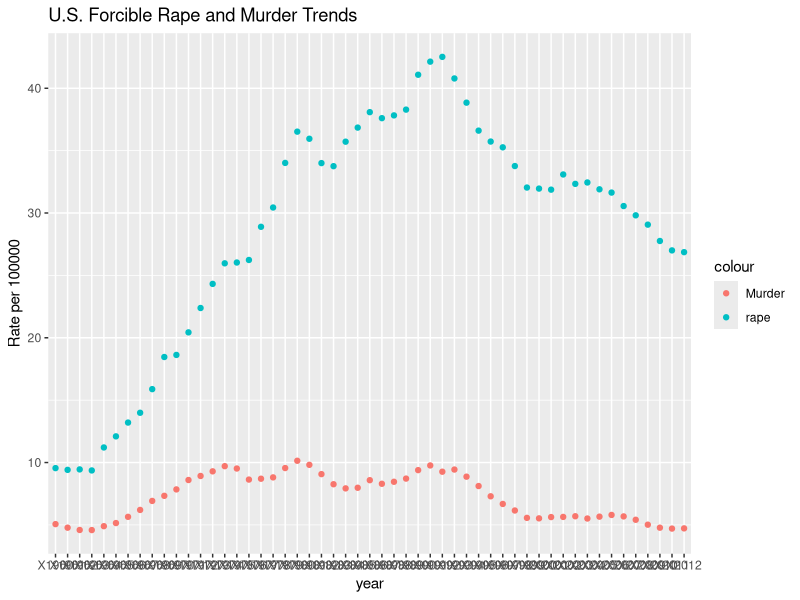
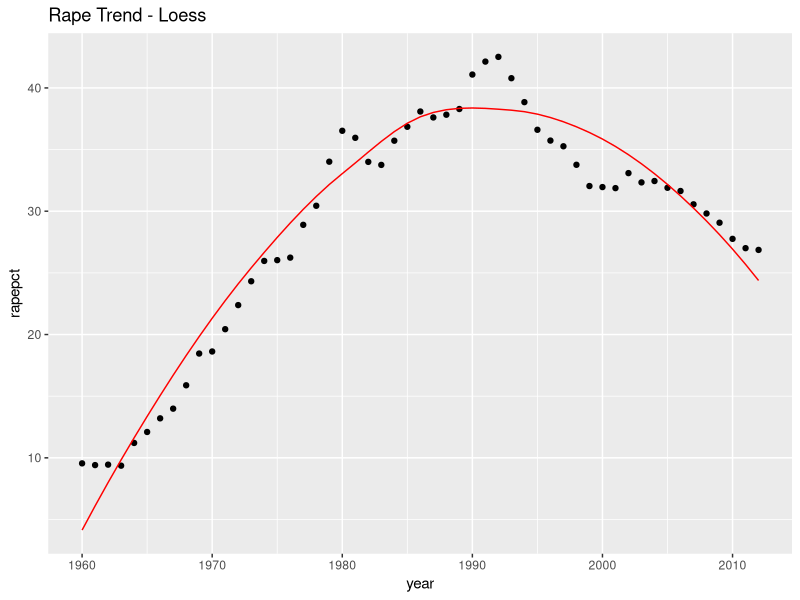
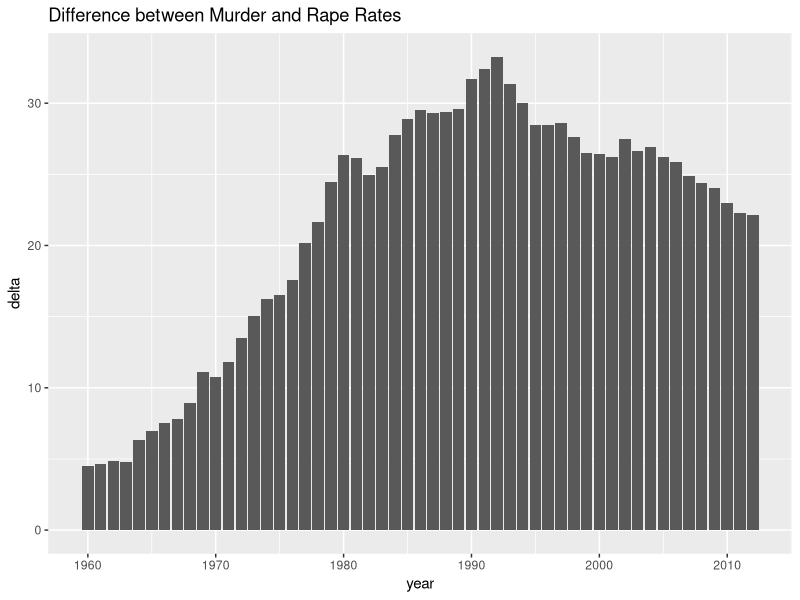
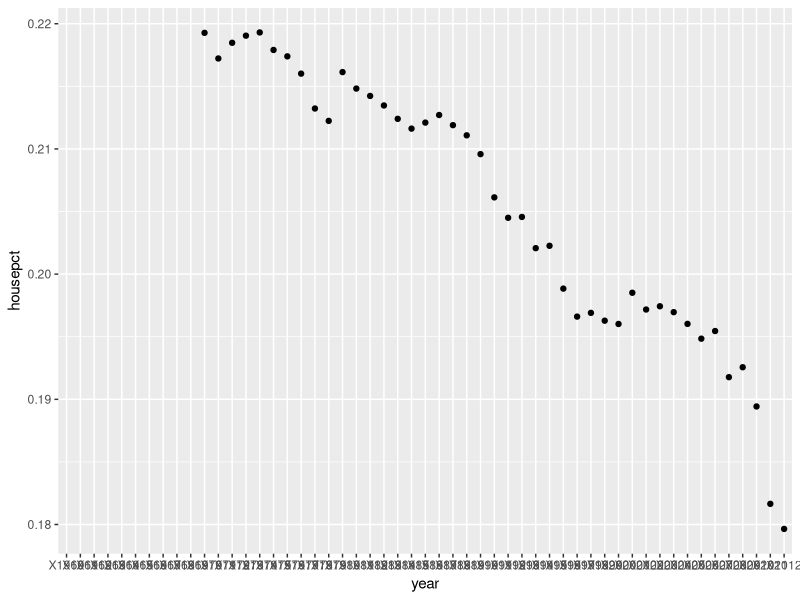
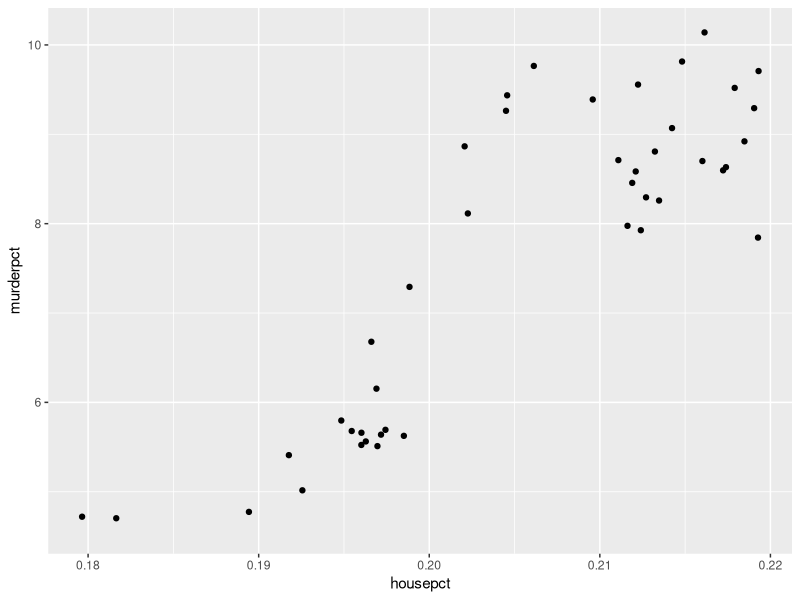

Source code (R) for these figures, in order: (Note: this script raises an error after producing the figures.)
## ---- chunk 1
library(dplyr)
library(tidyr)
library(ggplot2)
library(readr)
library(broom)
library(knitr)


## ---- chunk 2
# Starting with a base table US national population data by year from 1900
uspop <- read.csv("us_national.csv")
uspop$year <- as.character(uspop$year)

# Add household data and select out key types that might we worth looking at
# years 1960 to 2014
UShousehold <- read.csv("Sources/12s0059-households.csv")
UShousehold$Type.of.unit <- as.character(UShousehold$Type.of.unit)
UShousehold$Type.of.unit[3:9] <- c("Household_white","Household_black","Household_hispanic","fam_household","couple_household","male_household","fem_household")
UShousehold_s <- UShousehold %>% slice(1:9) %>% select(-X1960) # eliminate gap
cols <- UShousehold_s$Type.of.unit
UShousehold_s <- as.data.frame(t(UShousehold_s[,-1]))
colnames(UShousehold_s) <- cols
UShousehold_s <- add_rownames(UShousehold_s, "year")
# UShousehold$year <- as.factor(UShousehold$year)
usnat <- uspop %>% left_join(UShousehold_s, by = 'year')

# Add income data for age, sex, and major ethnic groups in 2009 dollars
# years 1947 to 2009
USincome <- read.csv("Sources/12s0701-median-income-2009-dollars.csv")
USincome$X <- as.character(USincome$X)
cols <- USincome$X
USincome_s <- as.data.frame(t(USincome[,-1]))
colnames(USincome_s) <- cols
USincome_s <- add_rownames(USincome_s, "year")
usnat <- usnat %>% left_join(USincome_s, by = 'year')

# Educational attainment 1960 to 2010 for age, sex, major ethnicity
USedu <- read.csv("Sources/12s0230-education.csv")
USedu$year <- as.character(USedu$year)
usnat <- usnat %>% left_join(USedu, by = 'year')

# Ppulation subgroups by ethnicity and sex 2000 to 2010 
USbasic2010 <- read.csv("Sources/US-EST00INT-ALLDATA.csv")
USbasic2010 <- USbasic2010 %>% filter(AGE != '999' & MONTH != '4')
USbasic2010 <- USbasic2010[,-1]

USbasic2010sum <- USbasic2010 %>% group_by(YEAR) %>% summarise(tot_male = sum(TOT_MALE), tot_female = sum(TOT_FEMALE), white_male_pop = sum(WA_MALE),white_female_pop = sum(WA_FEMALE),black_male_pop = sum(BA_MALE),black_female_pop = sum(BA_FEMALE),hisp_male_pop = sum(H_MALE),hisp_female_pop = sum(H_FEMALE))


USbasic2010sum <- rename(USbasic2010sum, year = YEAR)
USbasic2010sum$year <- paste0("X",USbasic2010sum$year)
usnat <- usnat %>% left_join(USbasic2010sum, by = 'year')

# Adding homicide and rape data 1960 to 2012
UScrime <- read.csv("Sources/12s0306-tot_in_thousands_ofcrimetype1980-2009.csv")
UScrime$year <- paste0("X",UScrime$year)
UScrime[2:6] <- UScrime[2:6] * 100000
usnat2 <- usnat %>% left_join(UScrime, by = 'year')

## ---- chunk 3
# Making a sub table of just specific data of interest to make the data easier to manipulate and show
# households was in 1000s, crimes in total numbers
usnat_sub <- usnat2 %>% filter(year >= 'X1960' & year <= 'X2012') %>% mutate(murderpct = murder/residents*1000, rapepct = forcible_rape/residents*1000, housepct = (couple_household/residents)*1000) 


# Graph of murders and rape trend over the last few decade
usnat_sub  %>% ggplot(aes(year)) + geom_point(aes(y = murderpct, col = "Murder")) + geom_point(aes(y=rapepct, col="rape")) + labs(title="U.S. Forcible Rape and Murder Trends", y = "Rate per 100000")


# To take a close look at the rape trend
dat <- usnat_sub %>% select(year, rapepct,murderpct)
dat$year <- seq(1960,2012)

# fitting line to rape data using loess to see about the trend
mod <- loess(rapepct~year, degree=2, span = 1, data=dat)
loess_fit <- augment(mod)

dat %>% ggplot(aes(year)) + geom_point(aes(y=rapepct)) + geom_line(aes(x=year, y=.fitted), data=loess_fit, color="red") + labs(title="Rape Trend - Loess")

# Since we are looking for demographic factors that might suggest rape rather than murder, here is the gap between the two

dat <- dat %>% mutate(delta = rapepct - murderpct)
dat %>% ggplot(aes(year,delta)) + geom_bar(stat = "identity") + labs(title = "Difference between Murder and Rape Rates")

## ---- chunk 4

# Couples over time
usnat_sub  %>% ggplot(aes(year,housepct)) + geom_point()

# more murders with more couples?
usnat_sub %>% ggplot(aes(housepct,murderpct)) + geom_point()

# usnat_sub  %>% ggplot(aes(year,rapepct)) + geom_point() + geom_point(aes(y = housepct))

# probably doesn't mean anything
cor(usnat_sub$murderpct,usnat_sub$housepct)
cor.test(usnat_sub$murderpct,usnat_sub$housepct)


## ---- chunk 5
# Incomes all Males vs All Females
USincome_s  %>% ggplot(aes(year)) + geom_point(aes(y=inc_median_all_male, col="blue")) + geom_point(aes(y=inc_median_all_female, col="red")) 

# Incomes males in largest ethnic groups
USincome_s  %>% ggplot(aes(year)) + geom_point(aes(y=inc_median_white_male, col="white")) + geom_point(aes(y=inc_median_black_male, col="black")) + geom_point(aes(y=inc_median_asian_male, col="asian")) + geom_point(aes(y=inc_median_hispanic_male, col="hispanic"))


# Educational attainment in High School and College of all males vs females
USedu  %>% ggplot(aes(year)) + geom_point(aes(y=hs.all.male, col="All Males HS")) + geom_point(aes(y=hs.all.female, col="All Females HS")) + geom_point(aes(y=col.all.male, col="All Males College")) + geom_point(aes(y=col.all.female, col="All Females College")) + labs(title="High School and College - All Males vs All Females", y="Percent Completion")

# HS attainment males by ethnicity
USedu  %>% ggplot(aes(year)) + geom_point(aes(y=hs.white.male, col="White")) + geom_point(aes(y=hs.black.male, col="Black")) + geom_point(aes(y=hs.asian.male, col="Asian")) + geom_point(aes(y=hs.hisp.male, col="Hispanic")) + labs(title="High School - Males by Ethnicity", y="Percent Completion")

# HS attainment females by ethnicity
USedu  %>% ggplot(aes(year)) + geom_point(aes(y=hs.white.female, col="White")) + geom_point(aes(y=hs.black.female, col="Black")) + geom_point(aes(y=hs.asian.female, col="Asian")) + geom_point(aes(y=hs.hisp.female, col="Hispanic")) + labs(title="High School - Females by Ethnicity", y="Percent Completion")

# College attainment males by ethnicity
USedu  %>% ggplot(aes(year)) + geom_point(aes(y=col.white.male, col="White")) + geom_point(aes(y=col.black.male, col="Black")) + geom_point(aes(y=col.asian.male, col="Asian")) + geom_point(aes(y=col.hisp.male, col="Hispanic")) + labs(title="College - Males by Ethnicity", y="Percent Completion")

# College attainment females by ethnicity
USedu  %>% ggplot(aes(year)) + geom_point(aes(y=col.white.female, col="White")) + geom_point(aes(y=col.black.female, col="Black")) + geom_point(aes(y=col.asian.female, col="Asian")) + geom_point(aes(y=col.hisp.female, col="Hispanic")) + labs(title="College - Females by Ethnicity", y="Percent Completion")


## ---- chunk 6
usnat_sub1 <- usnat2 %>% filter(year <= 'X2010' & year >= 'X2000') %>% mutate(murderpct = murder/(residents/1000), rapepct = forcible_rape/(residents/1000), housepct = (couple_household/residents)*1000)

# here a logisic regression is fit for murder.
fit <- usnat_sub1 %>% glm(murderpct ~ couple_household + inc_median_all_male + inc_median_all_female + hs.all.male + hs.all.female + col.all.male + col.all.female, data = .)
summary(fit)

# here a logisic regression is fit for rape
fit <- usnat_sub1 %>% glm(rapepct ~ couple_household + inc_median_all_male + inc_median_all_female + hs.all.male + hs.all.female + col.all.male + col.all.female, data = .)
summary(fit)

## ---- chunk 7
# median age table constructed from census.pdf
year <- c("X2010","X2000","X1990","X1980","X1970","X1960")
under18 <- c(24.0,25.7,25.6,28.1,34.3,35.9)
under44 <- c(36.5,39.9,43.2,40.9,35.3,34.8)
over65 <- c(26.4,22.0,18.6,19.6,20.6,20.3)
hist_pop <- data.frame(year,under18,under44,over65)
hist_pop$year <- as.character(hist_pop$year)
kable(hist_pop)

## Plotting it against the rape curve
usnat_sub  %>% left_join(hist_pop, by = 'year') %>%
      ggplot(aes(year)) + geom_point(aes(y = rapepct,color="Median Age")) +
 geom_point(aes(y=under44, color = "Rape Pct",cex=2)) + labs(title="Rape vs Median Age", y = "Rate per 100000")


# as this table shows, there was a bulge of people in the age of rapists, which accelerated and peaked in the same rough time frame. 


## ---- chunk 8
# function to transpose years-in-cols to years-in-rows
yeartorows <- function(tab) {
  cols <- as.vector(tab[1])
  tab <- tab[,-1]
  tab <- as.data.frame(t(tab))
  colnames(tab) <- unlist(cols)
  tab <- add_rownames(tab, "year")
  return(tab)
}

# State population table
st_pop <- read.csv("Sources/12s0013-residents-state-1960-2009.csv")
st_pop <- st_pop %>% select(-X1960)
st_pop <- yeartorows(st_pop)


# State rape table
st_rape <- read.csv("Sources/ucr-us-rape-by-state1960-2012a.csv")
st_rape$year <- as.character(st_rape$year)
st_rape <- st_rape %>% filter(year >= 1970 & year <= 2009) %>% select(-United.States.Total)

#Create a table of pct/1000 people
y <- st_rape$year
st_rape_y <- st_rape %>% select(-year)
st_pop_y <- st_pop %>% select(-year) * 1000
st_rape_pct <- st_rape_y/st_pop_y * 100000
st_crime_means <- st_rape_pct %>% colMeans()
st_crime_means <- data.frame(st_crime_means)
st_crime_means <- add_rownames(st_crime_means,"state")
st_crime_means <- rename(st_crime_means, st_rape_means = st_crime_means)
st_rape_pct <- data.frame(y,st_rape_pct)

arrange(st_crime_means, desc(st_rape_means)) %>% kable()


## ---- chunk 9
# So Alaska is high. This article tries to explain it is because of remoteness
# http://www.businessinsider.com/why-does-alaska-have-such-a-high-rate-rape-2013-9
# but that doesn't necessarily explain Michigan


# So have they always been high, or did others drop or what?

st_rape_pct %>% ggplot(aes(x = y)) + geom_point(aes(y=Alaska, col = "Alaska"), color = "red") + geom_point(aes(y=Michigan), color="blue") + geom_point(aes(y=California)) + geom_point(aes(y=New.Mexico), color = "orange") + labs(title = " Selected High Incidence States", y = "Rape in 100K persons" )

## ---- chunk 10
# state murder table
st_murder <-read.csv("Sources/ucr-us-murder-by-state1960-2012a.csv")
st_murder$year <- as.character(st_murder$year)
st_murder <- st_murder %>% filter(year >= 1970 & year <= 2009) %>% select(-United.States.Total)

#Create a table of pct/1000 people for murders
y <- st_murder$year
st_murder_y <- st_murder %>% select(-year)
st_pop_y <- st_pop %>% select(-year) * 1000
st_murder_pct <- st_murder_y/st_pop_y * 100000
st_murder_means <- st_murder_pct %>% colMeans()

st_murder_means <- data.frame(st_murder_means)
st_murder_means <- add_rownames(st_murder_means, "state")

#Restore the percent table for later
st_murder_pct <- data.frame(y,st_murder_pct)


#join it to the rape figures and show it
st_crime_means <- st_crime_means %>% left_join(st_murder_means, by = 'state')
arrange(st_crime_means, desc(st_murder_means)) %>% kable()

st_crime_means %>% ggplot(aes(st_murder_means,st_rape_means)) + geom_point()

cor(st_crime_means$st_rape_means,st_crime_means$st_murder_means)
cor.test(st_crime_means$st_rape_means,st_crime_means$st_murder_means)



## ---- chunk 11
# State data for 2012 compiled from multiple  American Community Survey tables (US Census Bureau) and from the FBI Uniform Crime Reporting database.

stdem <- read.csv("states-key-demographics-2012.csv")

# Population by state
stbypop <- stdem %>% arrange(desc(tot_pop)) 
stbypop$State <- factor(stbypop$State, levels = stbypop$State)
stbypop %>% ggplot(aes(x= State, y = tot_pop/100000)) + geom_bar(stat = "identity") + coord_flip()

# Murder and Rape percent by State
stcrime <-stdem
stcrime <- stcrime %>% mutate(rape_pct = num_rapes/tot_pop * 100000, murder_pct = num_murder/tot_pop * 100000)
stcrime <- stcrime %>% arrange(desc(rape_pct)) 
stcrime$State <- factor(stcrime$State, levels = stcrime$State)

# Make the graph for rape and murder
stcrime %>% ggplot(aes(x= State, y = rape_pct, fill = murder_pct)) + geom_bar(position='dodge',stat = "identity") + coord_flip()

# Percent of males
stcrime %>% ggplot(aes(x= State, y = rape_pct, fill = pct_male)) + geom_bar(position='dodge',stat = "identity") + coord_flip()

# Median age
stcrime %>% ggplot(aes(x= State, y = rape_pct, fill = median_age)) + geom_bar(position='dodge',stat = "identity") + coord_flip()

# Average Income
stcrime %>% ggplot(aes(x= State, y = rape_pct, fill = pct_male)) + geom_bar(position='dodge',stat = "identity") + coord_flip()

# Racial Mix
stcrime %>% ggplot(aes(x= State, y = rape_pct, fill = pct_white)) + geom_bar(position='dodge',stat = "identity") + coord_flip()

# Educational attainment vs rape

# Prevalence of single family households

# Top four and bottom four



#stdem %>% ggplot(aes(x = pct * 100000,y = State)) + geom_point()



## ---- chunk 12
# create the table doing a little mechanical transpose of one column
st_pop <- read.csv("Sources/12s0013-residents-state-1960-2009.csv")
st_pop$State <- as.character(st_pop$State)
st_pop <- st_pop %>% select(State,X2009)
st_rape <- read.csv("Sources/ucr-us-rape-by-state1960-2012a.csv")
st_rape <- st_rape %>% filter(year == 2009) %>% select(-year, -United.States.Total)
states <- names(st_rape)
pct <- unlist(st_rape)
rpct <- pct/st_pop$X2009 * 100
stat09 <- data.frame(rpct)
stat09 <- add_rownames(stat09,"State")

# table showing top rape count for 2009
arrange(stat09,desc(rpct)) %>% kable

# for writing out the df that will be used in choropleth
#stat09a <- stat09 %>% filter(State != 'District.of.Columbia')
#write.csv(stat09a, file = "state_rape_percent_2009.csv")

# acs.fetch(geography=washington, endyear = "2011", table.number="B01003")



## ---- chunk 13
# install.packages("devtools")
# inspired by - See more at: http://www.trulia.com/blog/tech/the-choroplethr-package-for-r/
# can be installed from CRAN
# USCensus API key needed install one time. To obtain: http://api.census.gov/data/key_signup.html to get the key
# then api.key.install(key="592bc14cnotarealkey686552b17fda3c89dd389") (example)
# see http://eglenn.scripts.mit.edu/citystate/wp-content/uploads/2013/06/wpid-working_with_acs_R3.pdf for acs package info.

#library(choroplethr)
#library(acs)
#library(choroplethrMaps)
#data("state.map")

#Median age of Males
#will not knit because it asks interactively for table number
# state_choropleth_acs(tableId="B01002")

# rape Pct Graphic
#df <- read.csv("state_rape_percent_2009.csv")
#state_choropleth(df, title = 'Rape Pct 2009')

# median age graphic
#cf <- read.csv("Sources/state-media-age-2010.csv")
#state_choropleth(cf, title = 'Median Age 2010')

#Note: You can see intuitively flipping between the maps that there could be a correspondence of age and rape pct. 

# although a minor negative correlation? (rape pct down as median age up) Size of certain male age groups would be better probably

#qf <- left_join(df,cf, by = 'region')
#qf %>% ggplot(aes(x = value.x)) + geom_point(aes(y= value.y))
#cor.test(qf$value.x,qf$value.y)

